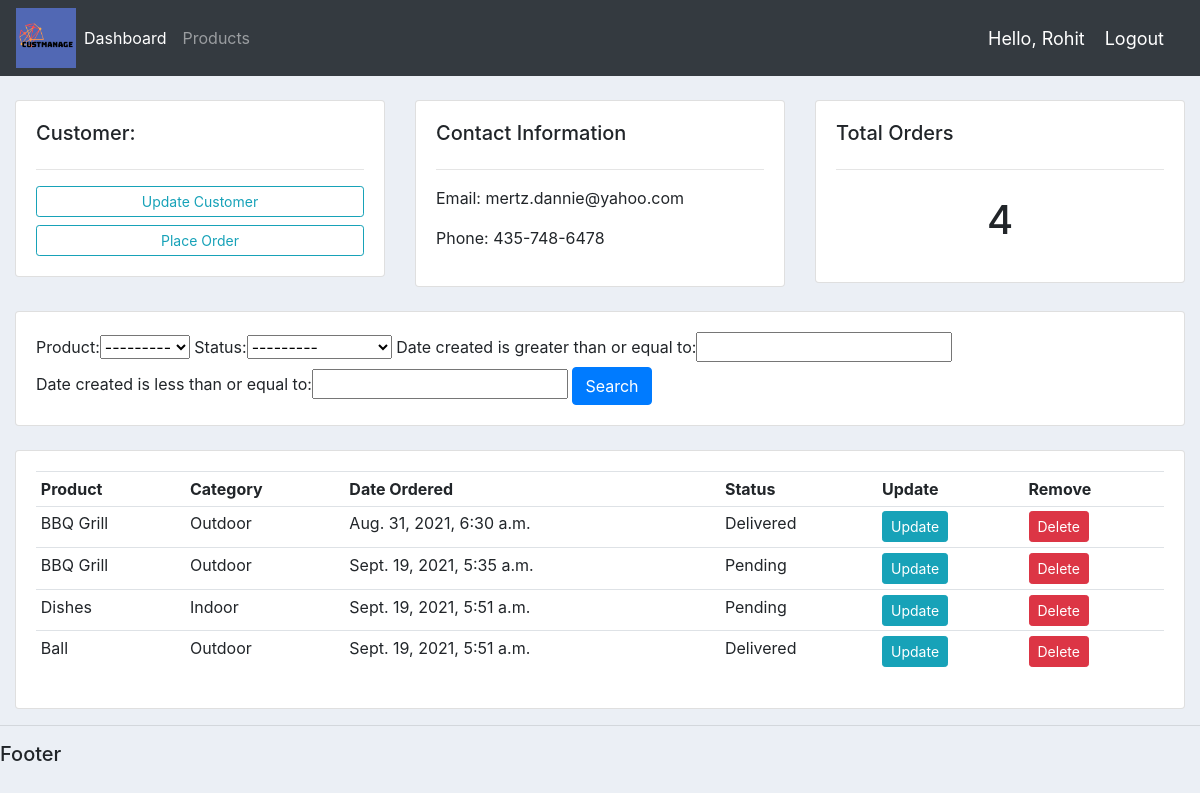
The app's page /customer/1/ (signed in) with its own data.
### custmanageapp/models.py (models this page shows, shortened)
class Customer(models.Model):
    name = models.CharField(max_length = 200, null = True)
    phone = models.CharField(max_length = 200, null = True)
    email = models.CharField(max_length = 200, null = True)
    date_created = models.DateTimeField(auto_now_add = True, null = True)

class Order(models.Model):
    STATUS = (
        ('Pending','Pending'),
        ('Out For Delivery', 'Out For Delivery'),
        ('Delivered', 'Delivered'),
    )
    customer = models.ForeignKey(Customer,null = True,on_delete = models.SET_NULL)
    product = models.ForeignKey(Product,null = True,on_delete = models.SET_NULL)
    date_created = models.DateTimeField(auto_now_add = True, null = True)
    status = models.CharField(max_length = 200, null = True, choices = STATUS)

class Product(models.Model):
    CATEGORY = (
        ('Indoor','Indoor'),
        ('Outdoor','Outdoor'),
    )
    name = models.CharField(max_length = 200, null = True)
    price = models.FloatField(null = True)
    category = models.CharField(max_length = 200, null = True, choices = CATEGORY)
    description = models.CharField(max_length = 200, null = True, blank = True)
    date_created = models.DateTimeField(auto_now_add = True, null = True)
    tags = models.ManyToManyField(Tag)
    def __str__(self):
        return self.name

### custmanageapp/views.py (the view)
# urls.py: path('customer/<str:pk>/', views.customer, name = "customer"),
@login_required(login_url = 'login')
def customer(request, pk):
    customer = Customer.objects.get(id = pk)
    orders = customer.order_set.all()
    order_count = orders.count()
    myFilter = OrderFilter(request.GET, queryset = orders)
    orders = myFilter.qs
    context = {'customer':customer, 'orders':orders, 'order_count':order_count, 'myFilter': myFilter}
    return render(request,'custmanageapp/customer.html',context)

### custmanageapp/templates/custmanageapp/customer.html
{% extends 'custmanageapp/main.html' %}
{% block content %}
<br>
<div class="row">
	<div class="col-md">
		<div class="card card-body">
			<h5>Customer:</h5>
			<hr>
			<a class="btn btn-outline-info  btn-sm btn-block" href="">Update Customer</a>
			<a class="btn btn-outline-info  btn-sm btn-block" href="{% url 'create_order' customer.id %}">Place Order</a>
		</div>
	</div>
	<div class="col-md">
		<div class="card card-body">
			<h5>Contact Information</h5>
			<hr>
			<p>Email: {{customer.email}} </p>
			<p>Phone: {{customer.phone}} </p>
		</div>
	</div>
	<div class="col-md">
		<div class="card card-body">
			<h5>Total Orders</h5>
			<hr>
			<h1 style="text-align: center;padding: 10px">{{order_count}}</h1>
		</div>
	</div>
</div>
<br>
<div class="row">
	<div class="col">
		<div class="card card-body">
			<form method="get">
				{{myFilter.form}}
		    <button class="btn btn-primary" type="submit">Search</button>
		  </form>
		</div>
	</div>
</div>
<br>
<div class="row">
	<div class="col-md">
		<div class="card card-body">
			<table class="table table-sm">
				<tr>
					<th>Product</th>
					<th>Category</th>
					<th>Date Ordered</th>
					<th>Status</th>
					<th>Update</th>
					<th>Remove</th>
				</tr>
				{% for order in orders %}
					<tr>
						<td>{{order.product}}</td>
						<td>{{order.product.category}}</td>
						<td>{{order.date_created}}</td>
						<td>{{order.status}}</td>
						<td><a class ="btn btn-sm btn-info" href = "{% url 'update_order' order.id %}">Update</a></td>
						<td><a class ="btn btn-sm btn-danger"  href = "{% url 'delete_order' order.id %}" >Delete</a></td>
					</tr>
				{% endfor %}
			</table>
		</div>
	</div>
</div>
{% endblock %}

### custmanageapp/templates/custmanageapp/navbar.html (shortened to what this page needs)
{% load static %}
<nav class="navbar navbar-expand-lg navbar-dark bg-dark">
  <img src="{% static 'images/logo.png' %}" style="width: 5vw; min-width: 10px;">
  <div class="collapse navbar-collapse" id="navbarNav">
    <ul class="navbar-nav">
      <li class="nav-item active">
        <a class="nav-link" href="{% url 'home' %}">Dashboard</a>
      </li>
      <li class="nav-item">
        <a class="nav-link" href="{% url 'products' %}">Products</a>
      </li>
    </ul>
  </div>
  <span class = "hello-msg">Hello, {{request.user}}</span>
  <span><a class = "hello-msg" href="{% url 'logout' %}">Logout</a></span>
</nav>

### static/css/main.css (style rules this page uses)
body { background-color: #ebeff5; }

### custmanageapp/templates/custmanageapp/navbar.html (style rules this page uses)
.hello-msg { font-size: 18px; color: #fff; margin-right: 20px; }

### records on screen
Customer: email "mertz.dannie@yahoo.com", phone "435-748-6478"
Order: product "BBQ Grill", product.category "Outdoor", date_created "Aug. 31, 2021, 6:30 a.m.", status "Delivered"
Order: product "BBQ Grill", product.category "Outdoor", date_created "Sept. 19, 2021, 5:35 a.m.", status "Pending"
Order: product "Dishes", product.category "Indoor", date_created "Sept. 19, 2021, 5:51 a.m.", status "Pending"
Order: product "Ball", product.category "Outdoor", date_created "Sept. 19, 2021, 5:51 a.m.", status "Delivered"

### other values on screen
{{ request.user }} "Rohit"
{{ order_count }} "4"
